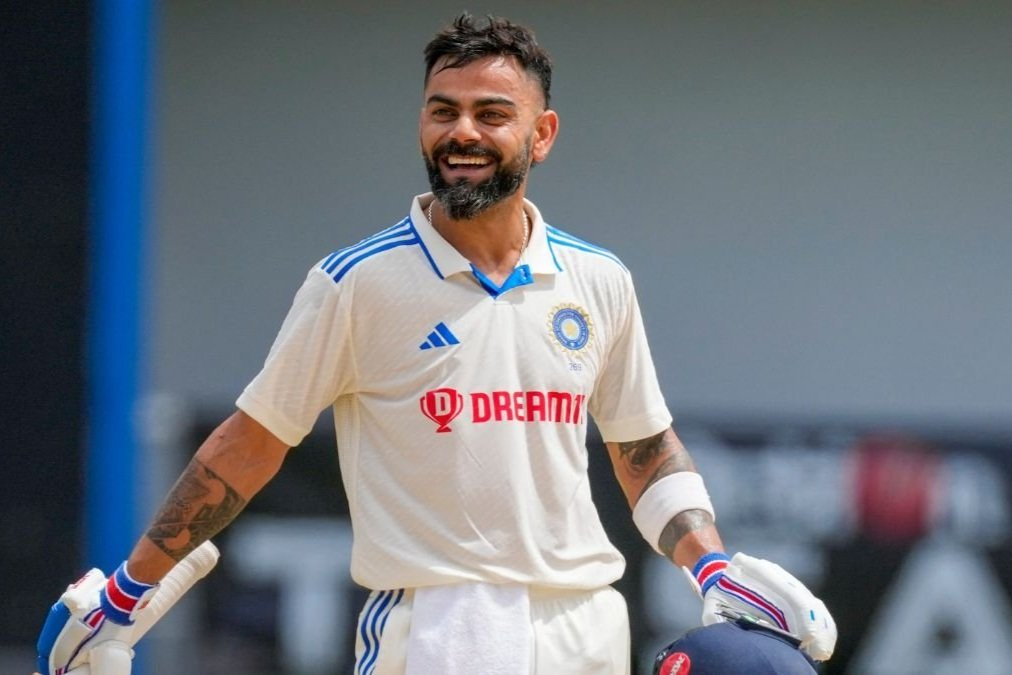
#> input picture image_resizer/images/Virat+Kohli.jpg, 1012 x 675 px; its folder holds only this picture in this run
$ python resizer.py
#> lines starting #> are read from the running program, lines starting #| are printed output that depends on the picture
import os
from PIL import Image

# Input and output folders
input_folder = "images"
output_folder = "output"

# Create output folder if not exists
if not os.path.exists(output_folder):
    os.makedirs(output_folder)

# Resize settings
new_size = (400, 400)  # width x height

# Process all files in the input folder
for filename in os.listdir(input_folder):
    try:
        if filename.lower().endswith((".jpg", ".jpeg", ".png")):
            img_path = os.path.join(input_folder, filename)
            img = Image.open(img_path)
#> img is the input picture: PIL image 1012x675 RGB; mean R, G, B 112, 117.6, 125.7

            # Resize
            img_resized = img.resize(new_size)
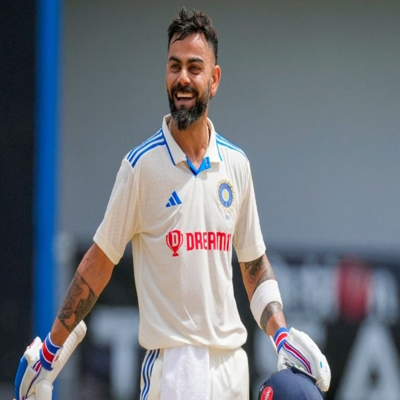
#> img_resized: PIL image 400x400 RGB; mean R, G, B 112, 117.6, 125.7

            # Save as PNG (you can change format if needed)
            save_path = os.path.join(output_folder, f"{os.path.splitext(filename)[0]}.png")
            img_resized.save(save_path)

            print(f"✅ {filename} resized and saved as {save_path}")
    except Exception as e:
        print(f"⚠️ Could not process {filename}: {e}")
